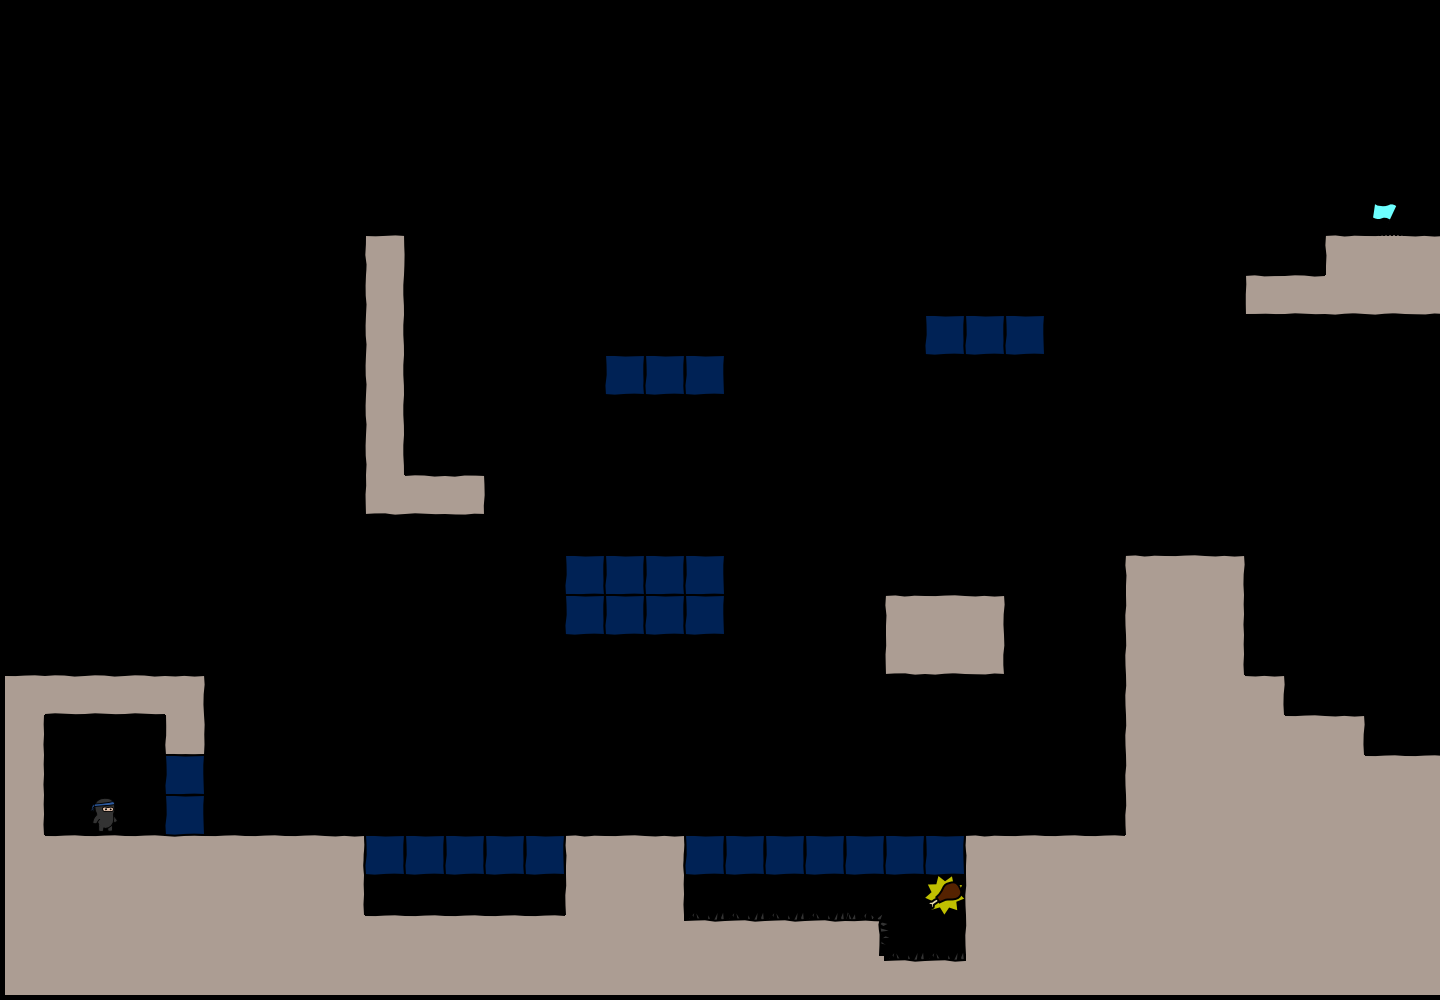

Tiled map render using the project's own tile images. Description and the map definition, with tile-layer contents summarised, below:
An orthogonal 36x25 tile map with 40x40 px tiles, 4 tile layers (bg, walls, objects, fg), 3 tilesets.

<map version="1.0" orientation="orthogonal" width="36" height="25" tilewidth="40" tileheight="40">
 <tileset firstgid="1" name="world1" tilewidth="50" tileheight="50">
  <image source="world1.png" width="400" height="400" />
 </tileset>
 <tileset firstgid="65" name="objectpalette" tilewidth="50" tileheight="50">
  <image source="objectpalette.png" width="400" height="500" />
 </tileset>
 <tileset firstgid="145" name="background" tilewidth="40" tileheight="40">
  <image source="background1.png" width="320" height="600" />
 </tileset>
 <layer name="bg" width="36" height="25">
  <data>[900 cells, 0 non-empty, 0 distinct tile ids]</data>
 </layer>
 <layer name="walls" width="36" height="25">
  <data>[900 cells, 178 non-empty, 15 distinct tile ids]</data>
 </layer>
 <layer name="objects" width="36" height="25">
  <data>[900 cells, 38 non-empty, 6 distinct tile ids]</data>
 </layer>
 <layer name="fg" width="36" height="25">
  <data>[900 cells, 0 non-empty, 0 distinct tile ids]</data>
 </layer>
</map>
